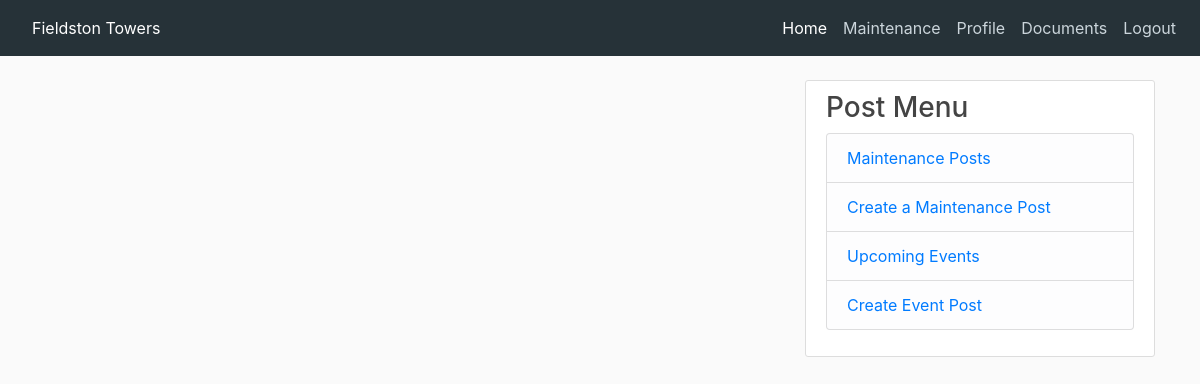
The app's page /events (signed in), older data.
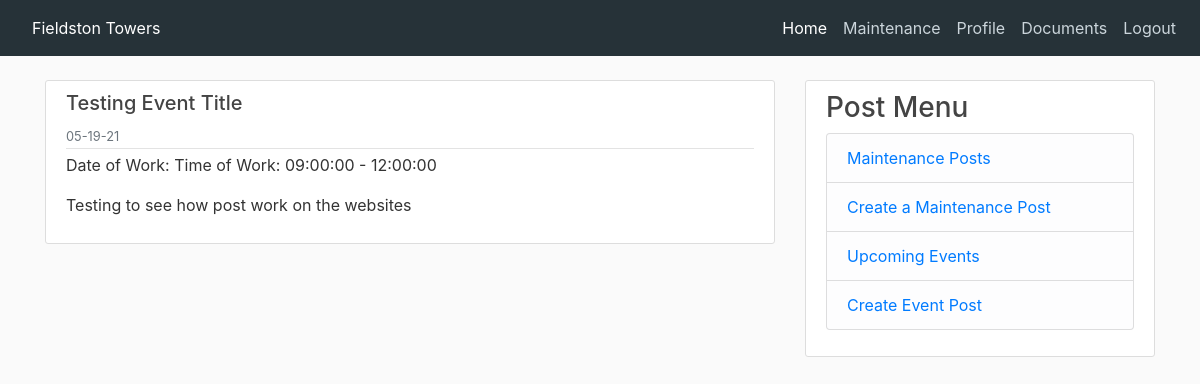
The same page, newer data.
### app/models.py (models this page shows)
class Event(db.Model):
    id = db.Column(db.Integer, primary_key=True)
    event_img = db.Column(db.String(20), nullable=False, default='default.jpg')
    title = db.Column(db.String(120))
    dateOfEvent = db.Column(db.DateTime)
    body = db.Column(db.String)
    timestamp = db.Column(db.DateTime, index=True, default=datetime.utcnow())
    user_id = db.Column(db.Integer, db.ForeignKey('user.id'))
    start = db.Column(db.Time)
    end = db.Column(db.Time)

### app/routes.py (the view)
@app.route('/events')
@login_required
def events():
    events = Event.query.order_by(Event.timestamp.desc())
    return render_template('events.html', events=events)

### app/models.py (called while the page is built)
@login.user_loader
def load_user(id):
    return User.query.get(int(id))

### app/templates/events.html (shortened to what this page needs)
{% extends "base_login.html" %}
{% block content %}
{% for post in events %}
<article class="media content-section">
    <div class="media-body">
        <div class="article-metadata">
            <h5 class="">{{ post.title}}</h5>
            <small class="text-muted">{{ post.timestamp.strftime('%m-%d-%y') }}</small>
        </div>
        <p class="article-content">Date of Work: {{ post.date }} Time of Work: {{post.start}} - {{post.end}}</p>
        <p class="article-content">{{ post.body }}</p>
    </div>
</article>
{% endfor %}
{% endblock %}

### app/templates/base_login.html (shortened to what this page needs)
<!DOCTYPE html>
<html>
<head>
    <link rel="stylesheet" href="https://maxcdn.bootstrapcdn.com/bootstrap/4.0.0/css/bootstrap.min.css"
>
    <link rel="stylesheet" type="text/css" href="{{ url_for('static', filename='css/base_login.css') }}">
</head>
<body>
<header class="site-header">
    {% block navbar %}
    <nav class="navbar navbar-dark fixed-top navbar-expand-sm">
        {% if current_user.is_authenticated %}
        <a class="nav-link" href="{{ url_for('home') }}">Fieldston Towers</a>
        {% else %}
        <a class="nav-link" href="{{ url_for('index') }}">Fieldston Towers</a>
        {% endif %}
        <div class="collapse navbar-collapse justify-content-end" id="navbarNav">
            <ul class="nav navbar-nav">
                <li class="nav-item active">
                    {% if current_user.is_authenticated %}
                    <a class="nav-link" href="{{ url_for('home') }}">Home</a>
                    {% else %}
                    <a class="nav-link" href="{{ url_for('index') }}">Home</a>
                    {% endif %}
                </li>
                <li class="nav-item">
                    {% if current_user.is_authenticated %}
                    <a class="nav-link" href="{{ url_for('maintenance') }}">Maintenance</a>
                    {% else %}
                    <a class="nav-link"
                       href="https://www.apartments.com/fieldston-terrace-bronx-ny/mknebwh/">Availability</a>
                    {% endif %}
                </li>
                <li class="nav-item">
                    {% if current_user.is_authenticated %}
                    <a class="nav-link" href="{{ url_for('user', username=current_user.username) }}">Profile</a>
                    {% else %}
                    <a class="nav-link" href="{{ url_for('amenities') }}">Amenities</a>
                    {% endif %}
                </li>
                <li class="nav-item">
                    <a class="nav-link" href="{{ url_for('documents') }}">Documents</a>
                </li>
                <li class="nav-item">
                    {% if current_user.is_anonymous %}
                    <a class="nav-link" href="{{ url_for('login') }}"><span class="fas fa-sign-in-alt"></span> Residents</a>
                    {% else %}
                    <a class="nav-link" href="{{ url_for('logout') }}">
                        Logout</a>
                    {% endif %}
                </li>
            </ul>
        </div>
    </nav>
    {% endblock %}
</header>
<main role="main" class="container">
    <div class="row">
        <div class="col-md-8">
            {% block content %}{% endblock %}
        </div>
        <div class="col-md-4">
            <div class="content-section">
                <h3>Post Menu</h3>
                <ul class="list-group">
                    <li class="list-group-item list-group-item-light"> <a href="{{url_for('maintenance')}}">Maintenance Posts</a></li>
                    <li class="list-group-item list-group-item-light" > <a href="{{url_for('maintenance_form')}}">Create a Maintenance Post</a></li>
                    <li class="list-group-item list-group-item-light"><a href="{{url_for('events')}}">Upcoming Events</a></li>
                    <li class="list-group-item list-group-item-light"><a href="{{url_for('event_form')}}">Create Event Post</a></li>
                </ul>
            </div>
        </div>
    </div>
</main>
</body>
</html>

### app/static/css/base_login.css (style rules this page uses)
body { background: #fafafa; color: #333333; margin-top: 5rem; }
h1, h2, h3, h4, h5, h6 { color: #444444; }
.site-header .navbar-nav .nav-link { color: #cbd5db; }
.content-section { background: #ffffff; padding: 10px 20px; border: 1px solid #dddddd; border-radius: 3px; margin-bottom: 20px; }
.article-content { white-space: pre-line; }
.article-metadata { padding-bottom: 1px; margin-bottom: 4px; border-bottom: 1px solid #e3e3e3 }
nav { background-color: #263238; }
.nav-link { color: white; }

Row changes from the older to the newer data that the page shows:
added Event: title "Testing Event Title", timestamp "05-19-21", start "09:00:00", end "12:00:00", body "Testing to see how post work on the websites"
